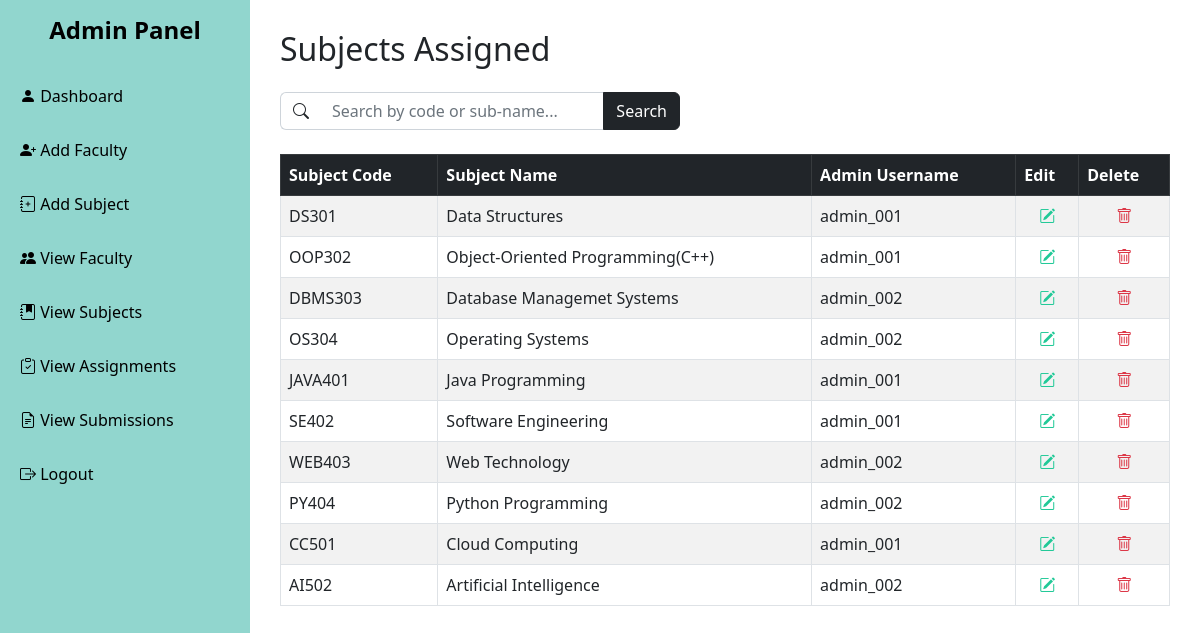
Screenshot of /view_subjects.php with the database file from the repository.
### tables this page shows
CREATE TABLE `subjects` (
  `sub_id` int(11) NOT NULL,
  `sub_code` varchar(20) NOT NULL,
  `sub_name` varchar(100) NOT NULL,
  `admin_id` int(11) NOT NULL
);

### view_subjects.php (the view, shortened to what this page needs)
<?php
include "db_connect.php";
$search = isset($_GET['search']) ? mysqli_real_escape_string($conn, $_GET['search']) : '';
if (!empty($search)) {
    $query = "SELECT s.sub_id, s.sub_code, s.sub_name, a.username AS admin_username
              FROM subjects s
              LEFT JOIN admins a ON s.admin_id = a.admin_id
              WHERE s.sub_code LIKE '%$search%' OR s.sub_name LIKE '%$search%'";
} else {
    $query = "SELECT s.sub_id, s.sub_code, s.sub_name, a.username AS admin_username
              FROM subjects s
              LEFT JOIN admins a ON s.admin_id = a.admin_id";
}
$result = mysqli_query($conn, $query);
?>
<!DOCTYPE html>
<html lang="en">
<head>
    <link href="https://cdn.jsdelivr.net/npm/bootstrap@5.2.3/dist/css/bootstrap.min.css" rel="stylesheet">
    <link href="https://cdn.jsdelivr.net/npm/bootstrap-icons@1.10.5/font/bootstrap-icons.css" rel="stylesheet">
</head>
<body>
<div class="wrapper">
    <div class="sidebar">
        <h4>Admin Panel</h4>
        <a href="admin_dashboard.php"><i class="bi bi-person-fill"></i> Dashboard</a>
        <a href="admin_add_faculty.php"><i class="bi bi-person-plus-fill"></i> Add Faculty</a>
        <a href="admin_add_subject.php"><i class="bi bi-journal-plus"></i> Add Subject</a>
        <a href="admin_view_faculty.php"><i class="bi bi-people-fill"></i> View Faculty</a>
        <a href="view_subjects.php"><i class="bi bi-journal-bookmark-fill"></i> View Subjects</a>
        <a href="view_assignments.php"><i class="bi bi-clipboard-check"></i> View Assignments</a>
        <a href="view_submissions.php"><i class="bi bi-file-earmark-text"></i> View Submissions</a>
        <a href="index.php"><i class="bi bi-box-arrow-right"></i> Logout</a>
    </div>
    <div class="main">
        <h2 class="mb-4 text-left">Subjects Assigned</h2>
<form method="GET" action="" class="mb-4 d-flex justify-content-start">
  <div class="input-group" style="max-width: 400px; width: 100%;">
    <span class="input-group-text bg-white border-end-0">
      <i class="bi bi-search text-dark"></i>
    </span>
    <input
      type="text"
      name="search"
      class="form-control border-start-0"
      placeholder="Search by code or sub-name..."
      value="<?= htmlspecialchars($search) ?>"
      style="box-shadow: none;"
    >
    <button class="btn btn-dark" type="submit">
      Search
    </button>
  </div>
</form>
        <div class="table-responsive">
            <table class="table table-bordered table-striped align-middle">
                <thead class="table-dark">
                    <tr>
                        <th>Subject Code</th>
                        <th>Subject Name</th>
                        <th>Admin Username</th>
                        <th>Edit</th>
                        <th>Delete</th>
                    </tr>
                </thead>
                <tbody>
                    <?php if (mysqli_num_rows($result) > 0): ?>
                        <?php while ($row = mysqli_fetch_assoc($result)): ?>
                            <tr>
                                <td><?= htmlspecialchars($row['sub_code']) ?></td>
                                <td><?= htmlspecialchars($row['sub_name']) ?></td>
                                <td><?= htmlspecialchars($row['admin_username'] ?? 'Unknown') ?></td>
                                <td class="text-center">
                                    <a href="edit_subject.php?id=<?= $row['sub_id'] ?>" title="Edit">
                                        <i class="bi bi-pencil-square"></i>
                                    </a>
                                </td>
                                <td class="text-center">
                                    <a href="?delete_id=<?= $row['sub_id'] ?>" onclick="return confirm('Delete this subject?');" title="Delete">
                                        <i class="bi bi-trash"></i>
                                    </a>
                                </td>
                            </tr>
                        <?php endwhile; ?>
                    <?php else: ?>
                        <tr>
                            <td colspan="5" class="text-center">No subjects found</td>
                        </tr>
                    <?php endif; ?>
                </tbody>
            </table>
        </div>
    </div>
</div>
</body>
</html>

### view_subjects.php (style rules this page uses)
body { font-family: 'Segoe UI', sans-serif; background-image: url('images/image10.jpg'); background-size: cover; background-repeat: no-repeat; background-attachment: fixed; }
.wrapper { display: flex; min-height: 100vh; }
.sidebar { width: 250px; background-color: rgb(145, 214, 206); color: #000; padding-top: 1rem; position: sticky; top: 0; height: 100vh; }
.sidebar h4 { text-align: center; margin-bottom: 1.5rem; font-weight: bold; }
.sidebar a { color: #000; text-decoration: none; display: block; padding: 15px 20px; font-weight: 500; transition: background-color 0.3s ease; }
.main { flex-grow: 1; padding: 30px; background-color: rgba(255, 255, 255, 0.9); }
.table th, .table td { vertical-align: middle; }
.bi-pencil-square { color: #20c997; cursor: pointer; }
.bi-trash { color: #dc3545; cursor: pointer; }

### rows the page displays
subjects: sub_code "DS301", sub_name "Data Structures", admin.username "admin_001"
subjects: sub_code "OOP302", sub_name "Object-Oriented Programming(C++)", admin.username "admin_001"
subjects: sub_code "DBMS303", sub_name "Database Managemet Systems", admin.username "admin_002"
subjects: sub_code "OS304", sub_name "Operating Systems", admin.username "admin_002"
subjects: sub_code "JAVA401", sub_name "Java Programming", admin.username "admin_001"
subjects: sub_code "SE402", sub_name "Software Engineering", admin.username "admin_001"
subjects: sub_code "WEB403", sub_name "Web Technology", admin.username "admin_002"
subjects: sub_code "PY404", sub_name "Python Programming", admin.username "admin_002"
subjects: sub_code "CC501", sub_name "Cloud Computing", admin.username "admin_001"
subjects: sub_code "AI502", sub_name "Artificial Intelligence", admin.username "admin_002"
